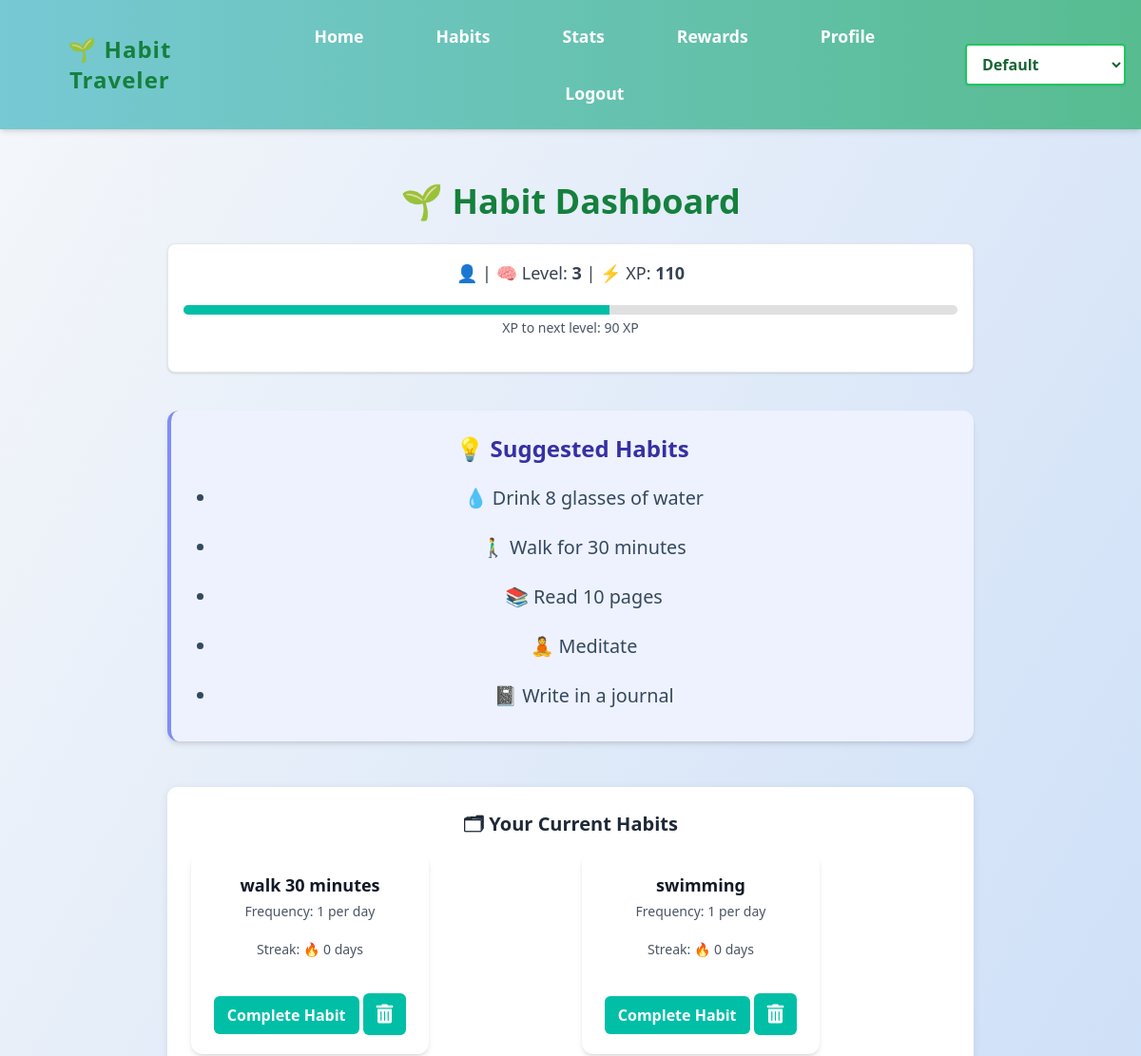
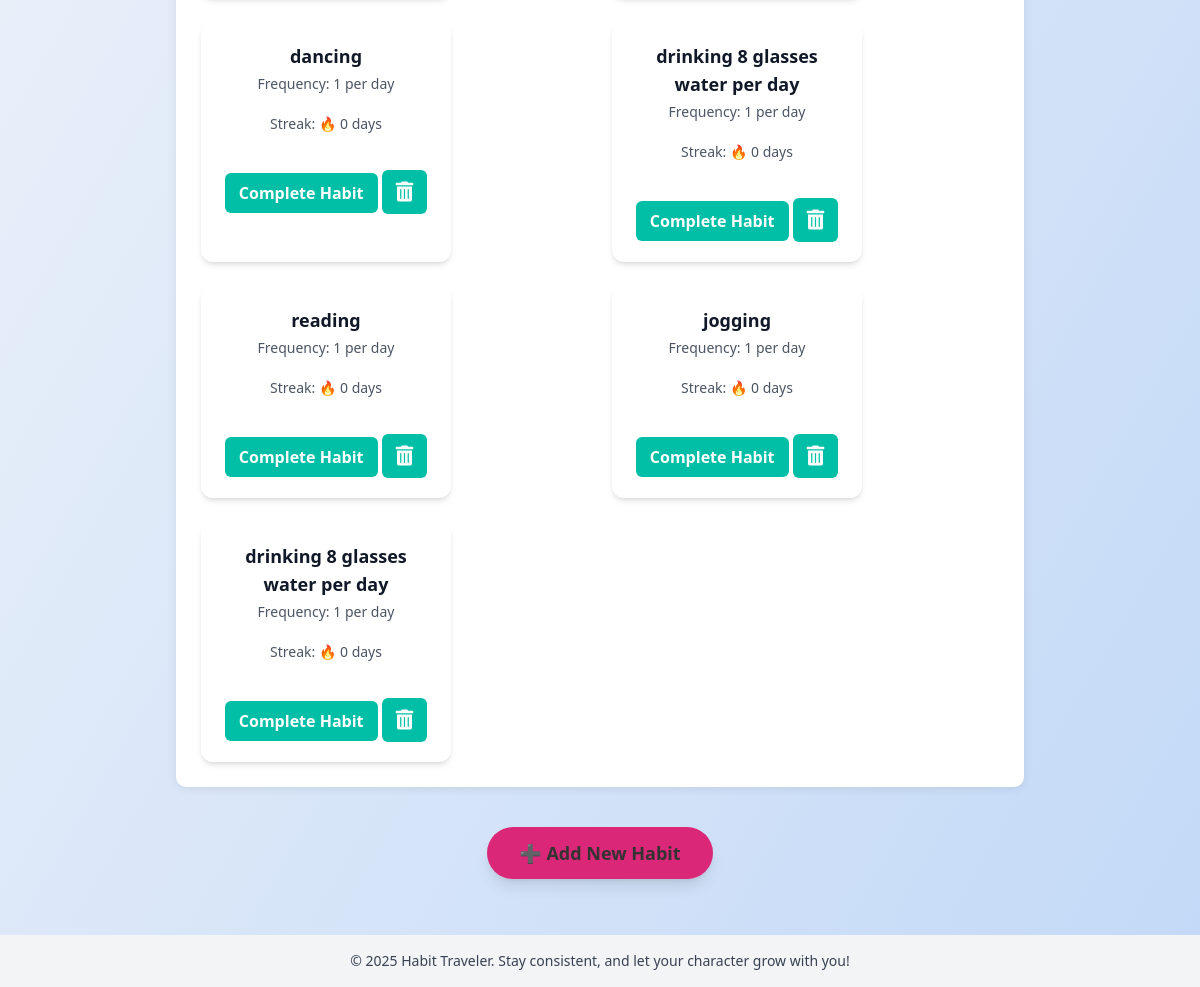
Page /habits (signed in) on the earlier database version (2 pictures, top to bottom).
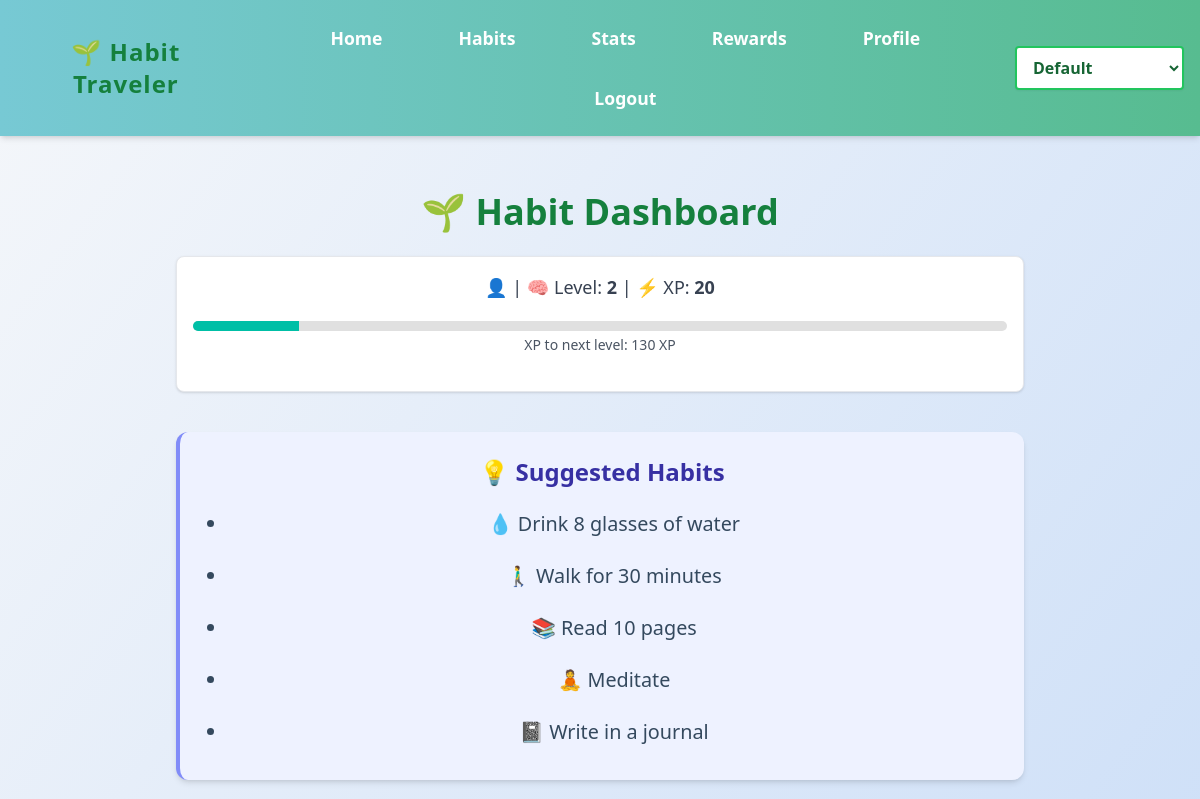
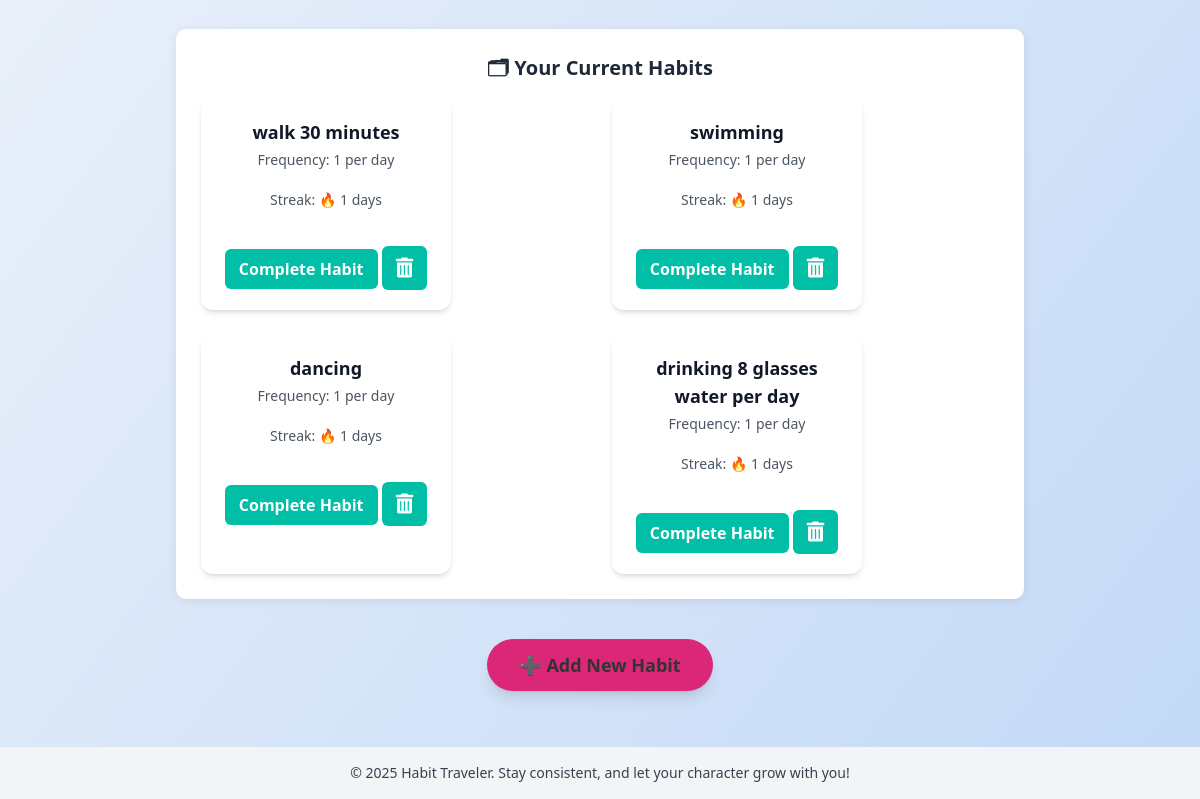
Same page on the later database version (2 pictures, top to bottom).
### app.py (models this page shows)
class User(db.Model):
    id = db.Column(db.Integer, primary_key=True)
    email = db.Column(db.String(150), unique=True, nullable=False)
    name = db.Column(db.String(150), unique=True, nullable=True)
    password = db.Column(db.String(200), nullable=False)
    xp = db.Column(db.Integer, default=0)
    level = db.Column(db.Integer, default=1)
    birthday = db.Column(db.Date, nullable=True)
    age = db.Column(db.Integer, nullable=True)
    description = db.Column(db.String(500), nullable=True)
    avatar = db.Column(db.String(200), nullable=True)

class Habit(db.Model):
    id = db.Column(db.Integer, primary_key=True)
    user_id = db.Column(db.Integer, db.ForeignKey('user.id'), nullable=False)
    name = db.Column(db.String(150), nullable=False)
    target_frequency = db.Column(db.Integer, nullable=True)
    frequency_period = db.Column(db.String(10), nullable=True)
    reminder_time = db.Column(db.Time, nullable=True)
    user = db.relationship('User', backref='habits')
    last_reminder_sent = db.Column(DateTime, nullable=True)

### app.py (the view)
@app.route('/habits')
def habits():
    if 'user_id' not in session:
        return redirect(url_for('login'))
    user_id = session['user_id']
    name = session.get('name')
    user = User.query.get(user_id)
    xp_needed = 100 + (user.level - 1) * 50
    progress_percent = int((user.xp / xp_needed) * 100) if xp_needed > 0 else 0
    progress_class = f"w-[{progress_percent}%]"
    user_habits = Habit.query.filter_by(user_id=user_id).all()
    habits_with_data = []
    for habit in user_habits:
        completions_query = HabitCompletion.query.filter_by(habit_id=habit.id, user_id=user_id)
        if habit.frequency_period == 'day':
            start_date = date.today()
        elif habit.frequency_period == 'week':
            start_date = date.today() - timedelta(days=date.today().weekday())
        elif habit.frequency_period == 'month':
            start_date = date.today().replace(day=1)
        completions = completions_query.filter(HabitCompletion.date >= start_date).count()
        habits_with_data.append({
            'id': habit.id,
            'name': habit.name,
            'streak': completions,
            'goal': habit.target_frequency,
            'period': habit.frequency_period,
            'on_track': completions >= habit.target_frequency
        })
    return render_template('habit.html',
                           habits=habits_with_data,
                           name=name,
                           user=user,
                           xp_needed=xp_needed,
                           progress_class=progress_class)

### templates/habit.html (shortened to what this page needs)
{% extends "base.html" %}
{% block content %}
<div class="max-w-4xl mx-auto p-6">
    <h2 class="text-4xl font-extrabold mb-6 text-center text-green-700">🌱 Habit Dashboard</h2>
    <div class="bg-white p-4 rounded-lg shadow mb-10 text-center border border-gray-200">
        <p class="text-lg text-gray-700 font-medium">
            👤 <strong>{{ username }}</strong> | 🧠 Level: <strong>{{ user.level }}</strong> | ⚡ XP: <strong>{{ user.xp }}</strong>
        </p>
       <div class="progress-bar">
            <div class="progress-bar-fill {{ progress_class }}"></div>
       </div>
        <p class="text-sm text-gray-600 mt-1">XP to next level: {{ xp_needed - user.xp }} XP</p>
    </div>
    <section class="mb-12 bg-indigo-50 p-6 rounded-xl border-l-4 border-indigo-400 shadow-md">
        <h3 class="text-2xl font-bold text-indigo-800 mb-3">💡 Suggested Habits</h3>
        <ul class="list-disc pl-6 text-gray-700 space-y-1 text-lg">
            <li>💧 Drink 8 glasses of water</li>
            <li>🚶‍♂ Walk for 30 minutes</li>
            <li>📚 Read 10 pages</li>
            <li>🧘 Meditate</li>
            <li>📓 Write in a journal</li>
        </ul>
    </section>
    <section class="mb-10">
        <h3 class="text-xl font-semibold text-gray-800 mb-4">🗂 Your Current Habits</h3>
        {% if habits %}
            <div class="habits-container grid gap-6 sm:grid-cols-2">
                {% for habit in habits %}
                    <div class="habit-card p-5 rounded-xl shadow-md transition">
                        <h4 class="text-lg font-bold text-gray-900">{{ habit.name }}</h4>
                        <p class="text-gray-600 text-sm mt-1">Frequency: {{ habit.goal }} per {{ habit.period }}</p>
                        <p class="text-gray-600 text-sm">Streak: 🔥 {{ habit.streak }} days</p>
                        <form action="{{ url_for('complete_habit', habit_id=habit.id) }}" method="post" style="display:inline;">
                       <button type="submit" class="complete-habit-btn mt-4">
                           Complete Habit
                       </button>
                        </form>
                        <form action="{{ url_for('delete_habit', habit_id=habit.id) }}" method="post" style="display:inline;">
                            <button
                                type="submit"
                                class="bg-red-500 hover:bg-red-600 text-white p-3 rounded-full mt-4 transition duration-300 focus:outline-none">
                                <i class="fas fa-trash-alt text-xl"></i>
                            </button>
                        </form>
                    </div>
                {% endfor %}
            </div>
        {% else %}
            <div class="bg-yellow-50 border-l-4 border-yellow-400 text-yellow-800 p-4 rounded">
                <p>You haven’t added any habits yet. Start your first quest!</p>
            </div>
        {% endif %}
    </section>
    <div class="text-center mt-10">
        <a
            href="{{ url_for('add_habit') }}"
            class="add-habit-btn bg-pink-600 hover:bg-pink-700 font-bold text-lg py-3 px-8 rounded-full shadow-lg transition duration-300 inline-block">
            ➕ Add New Habit
        </a>
    </div>
</div>
{% endblock %}

### templates/base.html (shortened to what this page needs)
<!DOCTYPE html>
<html lang="en">
<head>
    <script src="https://cdn.tailwindcss.com"></script>
    <link href="https://cdnjs.cloudflare.com/ajax/libs/font-awesome/5.15.3/css/all.min.css" rel="stylesheet">
    <link rel="stylesheet" href="{{ url_for('static', filename='style.css') }}">
    <link rel="stylesheet" href="{{ url_for('static', filename='themes.css') }}">
</head>
<body id="mainBody" class="{{ request.endpoint|replace('.', '_') }}">
    <header class="p-4 flex flex-col md:flex-row justify-between items-center bg-white shadow-md">
        <h1 class="text-2xl font-bold text-green-700">🌱 Habit Traveler</h1>
        <nav class="mt-3 md:mt-0">
            <ul class="flex flex-wrap gap-4 text-sm md:text-base">
                <li><a href="{{ url_for('index') }}" class="hover:underline">Home</a></li>
                <li><a href="{{ url_for('habits') }}" class="hover:underline">Habits</a></li>
                <li><a href="{{ url_for('stats') }}" class="hover:underline">Stats</a></li>
                <li><a href="{{ url_for('rewards') }}" class="hover:underline">Rewards</a></li>
                <li><a href="{{ url_for('profile') }}" class="hover:underline">Profile</a></li>
                {% if session.get('user_id') %}
                    <li><a href="{{ url_for('logout') }}" class="hover:underline">Logout</a></li>
                {% else %}
                    <li><a href="{{ url_for('login') }}" class="hover:underline">Login</a></li>
                    <li><a href="{{ url_for('register') }}" class="hover:underline">Register</a></li>
                {% endif %}
            </ul>
        </nav>
        <div class="flex items-center space-x-4 mt-3 md:mt-0">
            <select id="themeSelector" class="px-3 py-2 border-2 border-green-500 bg-white text-green-800 font-semibold rounded shadow-sm hover:border-green-600 focus:outline-none focus:ring-2 focus:ring-green-400 transition">
                <option value="">Default</option>
            </select>
        </div>
    </header>
    <main class="container mx-auto px-4 py-8">
        {% block content %}{% endblock %}
    </main>
    <footer class="text-center py-4 text-sm bg-gray-100 text-gray-700">
        &copy; 2025 Habit Traveler. Stay consistent, and let your character grow with you!
    </footer>
</body>
</html>

### static/style.css (style rules this page uses)
body { margin: 0; font-family: 'Segoe UI', Tahoma, Geneva, Verdana, sans-serif; background: linear-gradient(to bottom right, #f5f7fa, #c3d9f7); color: #333; min-height: 100vh; display: flex; flex-direction: column; }
header { background: linear-gradient(to right, #77c9d4, #57bc90); color: white; padding: 20px; text-align: center; box-shadow: 0 4px 6px rgba(0, 0, 0, 0.1); }
header h1 { margin: 0; font-size: 2.5em; letter-spacing: 1px; }
nav { margin-top: 10px; }
nav a { color: white; margin: 0 15px; text-decoration: none; font-weight: bold; transition: all 0.3s ease; }
nav ul { display: flex; justify-content: center; align-items: center; padding: 0; margin: 0; list-style: none; }
nav li { margin: 0 15px; }
main { flex: 1; padding: 30px; max-width: 900px; margin: 0 auto; text-align: center; }
main h2 { font-size: 2em; color: #4b6584; margin-bottom: 10px; }
main p { font-size: 1.1em; line-height: 1.6; margin-bottom: 20px; }
section { background: white; border-radius: 10px; padding: 25px; margin-bottom: 20px; box-shadow: 0 2px 10px rgba(0, 0, 0, 0.08); }
ul { list-style: none; padding: 0; }
ul li { padding: 10px 0; font-size: 1.1em; color: #34495e; }
a { color: #3498db; text-decoration: none; }
button i { font-size: 1.5rem; transition: transform 0.2s ease-in-out; }
.habits-container { display: flex; flex-wrap: wrap; gap: 20px; justify-content: center; }
.habit-card { width: 250px; padding: 20px; background: white; border-radius: 10px; box-shadow: 0 4px 8px rgba(0, 0, 0, 0.1); text-align: center; }
footer { background: #2d3436; color: white; text-align: center; padding: 15px 10px; font-size: 0.9em; }

### static/themes.css (style rules this page uses)
body .habit-card button { background-color: #00bfa6; color: white; border: none; border-radius: 6px; padding: 8px 14px; font-weight: bold; cursor: pointer; transition: background-color 0.3s ease; }
body .progress-bar { background-color: #e0e0e0; height: 10px; border-radius: 5px; overflow: hidden; margin-top: 10px; }
body .progress-bar-fill { background-color: #00bfa6; height: 100%; transition: width 0.3s ease-in-out; }

Differences in the rows shown:
removed Habit: name "reading", goal "1", period "day", streak "0"
removed Habit: name "jogging", goal "1", period "day", streak "0"
removed Habit: name "drinking 8 glasses water per day", goal "1", period "day", streak "0"
changed User: level "3" → "2"; xp "110" → "20"; xp_needed-user.xp "90" → "130"
computed for Habit "walk 30 minutes": streak "0" → "1"
computed for Habit "swimming": streak "0" → "1"
computed for Habit "dancing": streak "0" → "1"
computed for Habit "drinking 8 glasses water per day": streak "0" → "1"
